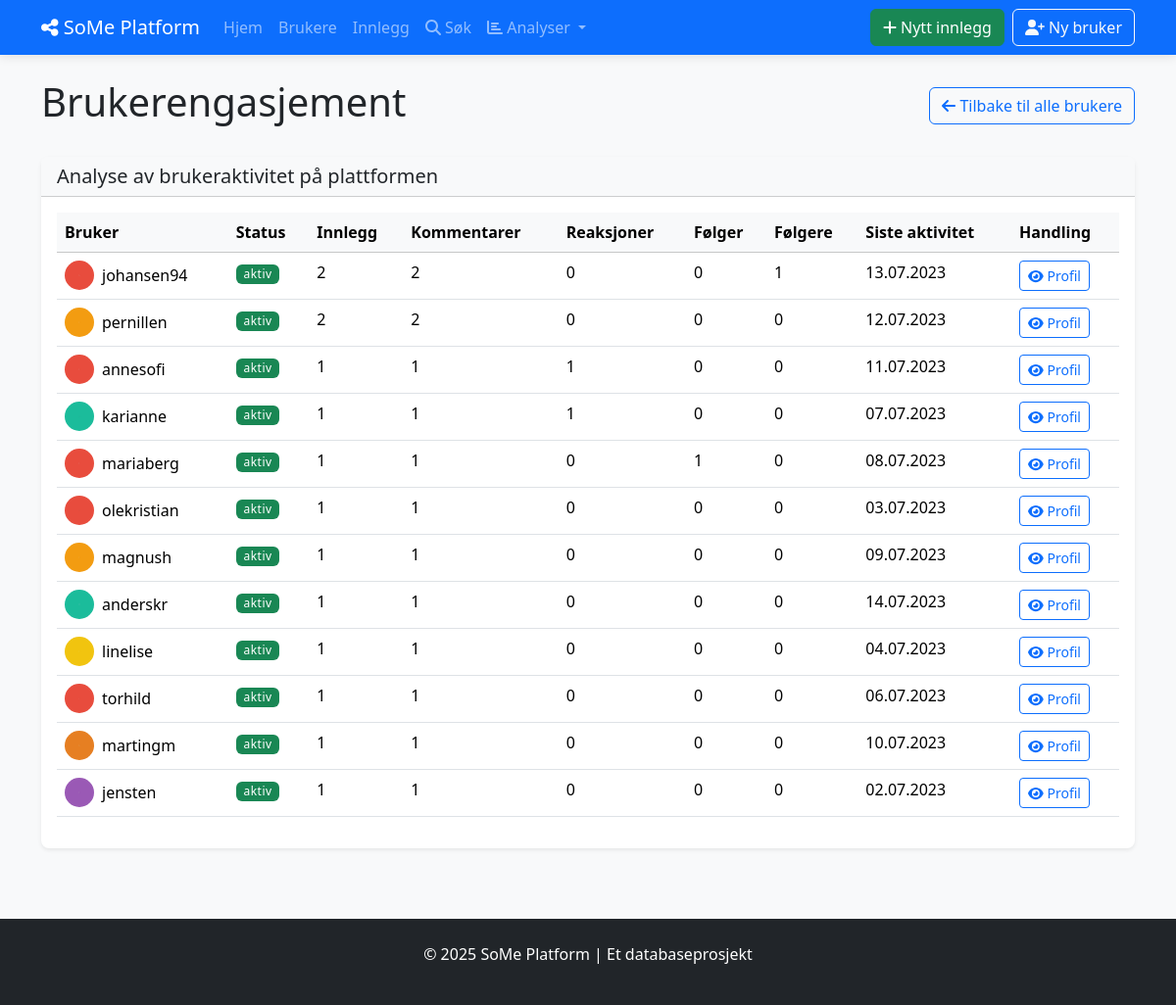
Screenshot of /user_engagement with the database file from the repository.
### tables this page shows
CREATE TABLE BRUKERE (
            bruker_id INTEGER PRIMARY KEY AUTOINCREMENT,
            brukernavn TEXT NOT NULL UNIQUE,
            epost TEXT NOT NULL UNIQUE,
            passord_hash TEXT NOT NULL,
            profilbilde TEXT,
            bio TEXT,
            registrerings_dato DATE NOT NULL DEFAULT CURRENT_DATE,
            fødselsdato DATE,
            status TEXT DEFAULT 'aktiv'
        );

### social_media_app/app.py (the view)
@app.route('/user_engagement')
def user_engagement():
    with Database() as db:
        users = db.fetchall("""
            SELECT
                b.bruker_id,
                b.brukernavn,
                b.profilbilde,
                b.status,
                COUNT(DISTINCT i.innlegg_id) AS antall_innlegg,
                COUNT(DISTINCT k.kommentar_id) AS antall_kommentarer,
                COUNT(DISTINCT r.reaksjon_id) AS antall_reaksjoner,
                COUNT(DISTINCT f.følge_id) AS antall_følger,
                (SELECT COUNT(*) FROM FØLGER WHERE følger_bruker_id = b.bruker_id) AS antall_følgere,
                MAX(i.opprettet_dato) AS siste_aktivitet
            FROM BRUKERE b
            LEFT JOIN INNLEGG i ON b.bruker_id = i.bruker_id
            LEFT JOIN KOMMENTARER k ON b.bruker_id = k.bruker_id
            LEFT JOIN REAKSJONER r ON b.bruker_id = r.bruker_id
            LEFT JOIN FØLGER f ON b.bruker_id = f.følger_id
            GROUP BY b.bruker_id
            ORDER BY (antall_innlegg + antall_kommentarer + antall_reaksjoner) DESC
        """)
        users = [format_date_fields(user, ['siste_aktivitet']) for user in users]
    return render_template('analytics/user_engagement.html', users=users)

### social_media_app/app.py (called while the page is built)
def format_date_fields(item, date_fields=None):
    if not item:
        return None
    if not isinstance(item, dict):
        item = dict(item)
    if date_fields:
        for field in date_fields:
            if field in item and item[field]:
                try:
                    if 'T' in item[field]:  # ISO format
                        item[field] = datetime.fromisoformat(item[field].replace('Z', '+00:00'))
                    else:  # SQLite default format
                        item[field] = datetime.strptime(item[field], '%Y-%m-%d %H:%M:%S')
                except (ValueError, TypeError):
                    try:
                        item[field] = datetime.strptime(item[field], '%Y-%m-%d')
                    except (ValueError, TypeError):
                        pass  # Keep original if parsing fails
    return item

### social_media_app/db_config.py (called while the page is built)
    def __enter__(self):
        return self

    def __exit__(self, exc_type, exc_val, exc_tb):
        self.cursor.close()
        if self.conn:
            self.conn.close()

    def fetchall(self, sql, params=None):
        self.cursor.execute(sql, params or ())
        return self.cursor.fetchall()

### social_media_app/templates/analytics/user_engagement.html (shortened to what this page needs)
{% extends "base.html" %}
{% block content %}
<div class="d-flex justify-content-between align-items-center mb-4">
    <h1>Brukerengasjement</h1>
    <a href="{{ url_for('list_users') }}" class="btn btn-outline-primary">
        <i class="fas fa-arrow-left"></i> Tilbake til alle brukere
    </a>
</div>
<div class="card shadow-sm mb-4">
    <div class="card-header bg-light">
        <h2 class="h5 mb-0">Analyse av brukeraktivitet på plattformen</h2>
    </div>
    <div class="card-body">
        {% if users %}
            <div class="table-responsive">
                <table class="table table-hover">
                    <thead class="table-light">
                        <tr>
                            <th>Bruker</th>
                            <th>Status</th>
                            <th>Innlegg</th>
                            <th>Kommentarer</th>
                            <th>Reaksjoner</th>
                            <th>Følger</th>
                            <th>Følgere</th>
                            <th>Siste aktivitet</th>
                            <th>Handling</th>
                        </tr>
                    </thead>
                    <tbody>
                        {% for user in users %}
                        <tr>
                            <td>
                                <div class="d-flex align-items-center">
                                    {% if user.profilbilde %}
                                        <img src="{{ url_for('static', filename='uploads/' + user.profilbilde) }}"
                                             alt="{{ user.brukernavn }}" class="rounded-circle me-2" width="30" height="30">
                                    {% else %}
                                        <div class="rounded-circle bg-secondary d-flex align-items-center justify-content-center me-2 rounded-circle-placeholder">
                                            <i class="fas fa-user fa-sm text-white"></i>
                                        </div>
                                    {% endif %}
                                    {{ user.brukernavn }}
                                </div>
                            </td>
                            <td>
                                <span class="badge {{ 'bg-success' if user.status == 'aktiv' else 'bg-secondary' }}">
                                    {{ user.status }}
                                </span>
                            </td>
                            <td>{{ user.antall_innlegg }}</td>
                            <td>{{ user.antall_kommentarer }}</td>
                            <td>{{ user.antall_reaksjoner }}</td>
                            <td>{{ user.antall_følger }}</td>
                            <td>{{ user.antall_følgere }}</td>
                            <td>
                                {% if user.siste_aktivitet %}
                                    {{ user.siste_aktivitet.strftime('%d.%m.%Y') }}
                                {% else %}
                                    <span class="text-muted">-</span>
                                {% endif %}
                            </td>
                            <td>
                                <a href="{{ url_for('view_user', user_id=user.bruker_id) }}" class="btn btn-sm btn-outline-primary">
                                    <i class="fas fa-eye"></i> Profil
                                </a>
                            </td>
                        </tr>
                        {% endfor %}
                    </tbody>
                </table>
            </div>
        {% else %}
            <div class="alert alert-info">
                Ingen brukere funnet.
            </div>
        {% endif %}
    </div>
</div>
{% endblock %}

### social_media_app/static/style.css (style rules this page uses)
body { background-color: #f8f9fa; min-height: 100vh; display: flex; flex-direction: column; }
.card { border-radius: 0.5rem; border: none; transition: transform 0.2s, box-shadow 0.2s; }
.card .rounded-circle { object-fit: cover; }
.badge { font-weight: 500; letter-spacing: 0.5px; }

### rows the page displays
BRUKERE: profilbilde (picture), brukernavn "johansen94", status "aktiv", antall_innlegg "2", antall_kommentarer "2", antall_reaksjoner "0", antall_følger "0", antall_følgere "1", siste_aktivitet "13.07.2023"
BRUKERE: profilbilde (picture), brukernavn "pernillen", status "aktiv", antall_innlegg "2", antall_kommentarer "2", antall_reaksjoner "0", antall_følger "0", antall_følgere "0", siste_aktivitet "12.07.2023"
BRUKERE: profilbilde (picture), brukernavn "annesofi", status "aktiv", antall_innlegg "1", antall_kommentarer "1", antall_reaksjoner "1", antall_følger "0", antall_følgere "0", siste_aktivitet "11.07.2023"
BRUKERE: profilbilde (picture), brukernavn "karianne", status "aktiv", antall_innlegg "1", antall_kommentarer "1", antall_reaksjoner "1", antall_følger "0", antall_følgere "0", siste_aktivitet "07.07.2023"
BRUKERE: profilbilde (picture), brukernavn "mariaberg", status "aktiv", antall_innlegg "1", antall_kommentarer "1", antall_reaksjoner "0", antall_følger "1", antall_følgere "0", siste_aktivitet "08.07.2023"
BRUKERE: profilbilde (picture), brukernavn "olekristian", status "aktiv", antall_innlegg "1", antall_kommentarer "1", antall_reaksjoner "0", antall_følger "0", antall_følgere "0", siste_aktivitet "03.07.2023"
BRUKERE: profilbilde (picture), brukernavn "magnush", status "aktiv", antall_innlegg "1", antall_kommentarer "1", antall_reaksjoner "0", antall_følger "0", antall_følgere "0", siste_aktivitet "09.07.2023"
BRUKERE: profilbilde (picture), brukernavn "anderskr", status "aktiv", antall_innlegg "1", antall_kommentarer "1", antall_reaksjoner "0", antall_følger "0", antall_følgere "0", siste_aktivitet "14.07.2023"
BRUKERE: profilbilde (picture), brukernavn "linelise", status "aktiv", antall_innlegg "1", antall_kommentarer "1", antall_reaksjoner "0", antall_følger "0", antall_følgere "0", siste_aktivitet "04.07.2023"
BRUKERE: profilbilde (picture), brukernavn "torhild", status "aktiv", antall_innlegg "1", antall_kommentarer "1", antall_reaksjoner "0", antall_følger "0", antall_følgere "0", siste_aktivitet "06.07.2023"
BRUKERE: profilbilde (picture), brukernavn "martingm", status "aktiv", antall_innlegg "1", antall_kommentarer "1", antall_reaksjoner "0", antall_følger "0", antall_følgere "0", siste_aktivitet "10.07.2023"
BRUKERE: profilbilde (picture), brukernavn "jensten", status "aktiv", antall_innlegg "1", antall_kommentarer "1", antall_reaksjoner "0", antall_følger "0", antall_følgere "0", siste_aktivitet "02.07.2023"
